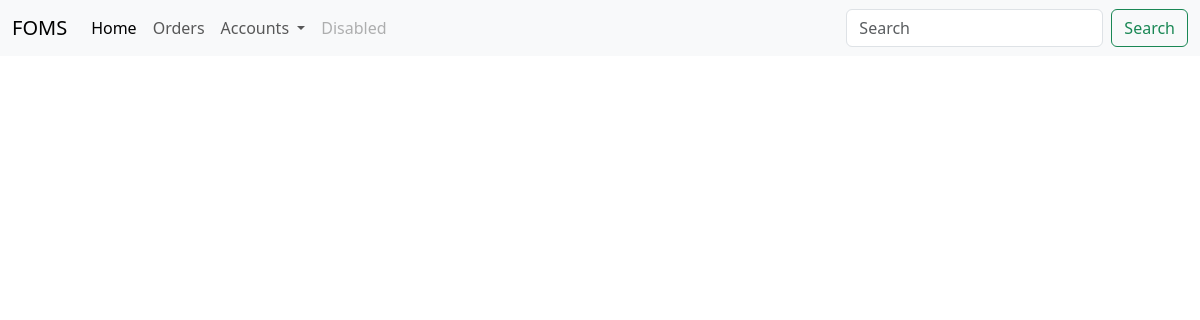
The app's page /Sajith, older data.
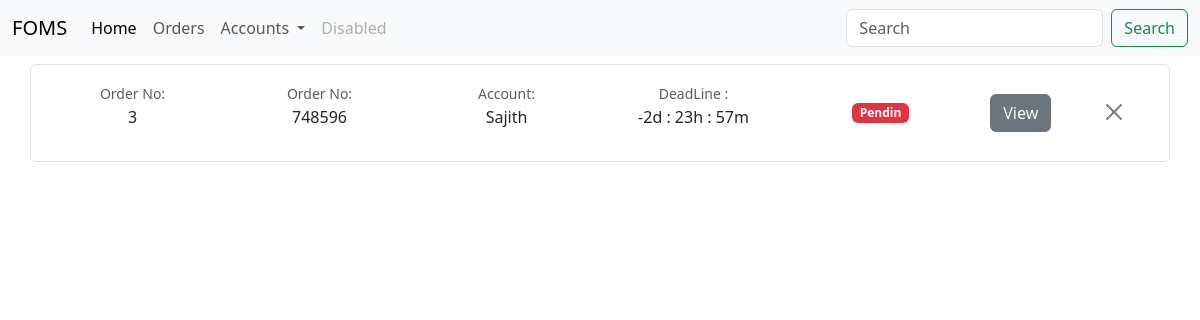
The same page, newer data.
### website/models.py (models this page shows)
class FiverrOrder(db.Model):
    foid = db.Column(db.Integer, primary_key=True)
    fono = db.Column(db.String, nullable=False)
    account_name = db.Column(db.String, nullable=False)
    date = db.Column(db.DateTime, nullable=False)
    soundcloud_tracks = db.relationship(
        'SoundcloudTrack', backref='fiverr_order', lazy='dynamic')

### website/views.py (the view)
@views.route('/Sajith')
def sajith_order_load():
    account_name = 'Sajith'  # Replace with the account_name you want to query
    orders = FiverrOrder.query.filter_by(
        account_name=account_name).order_by(desc(FiverrOrder.foid)).all()
    time = calculate(orders)
    return render_template("Sajith.html", orders=orders, time=time)

### website/Timecal.py (called while the page is built)
def calculate(orders):
    asia_colombo_tz = pytz.timezone('Asia/Colombo')
    time = {}
    for order in orders:
        current_time = datetime.now()
        End_date = order.date
        remain_time = End_date - current_time
        hours, remainder = divmod(remain_time.seconds, 3600)
        minutes, seconds = divmod(remainder, 60)
        time[order.foid] = {
            'date': remain_time.days,
            'hours': hours,
            'minutes': minutes,
        }
    return time

### website/templates/Sajith.html (shortened to what this page needs)
{% extends "base.html"%}{%block title%}Orders{%endblock%} {% block content%}
{%for order in orders %}
<div class="container">
  <div class="row my-2 border rounded p-2">
    <div
      class="col-md-2 d-flex align-items-center justify-content-center custom-column"
    >
      <p class="text-center">
        <small class="text-body-secondary">Order No:</small
        ><br />{{order['foid']}}
      </p>
    </div>
    <div
      class="col-md-2 d-flex align-items-center justify-content-center custom-column"
    >
      <p class="text-center">
        <small class="text-body-secondary">Order No:</small
        ><br />{{order['fono']}}
      </p>
    </div>
    <div
      class="col-md-2 d-flex align-items-center justify-content-center custom-column"
    >
      <p class="text-center">
        <small class="text-body-secondary">Account:</small
        ><br />{{order['account_name']}}
      </p>
    </div>
    <div
      class="col-md-2 d-flex align-items-center justify-content-center custom-column"
    >
      <p class="text-center">
        <small class="text-body-secondary">DeadLine :</small
        ><br />{{time[order['foid']]['date']}}d :
        {{time[order['foid']]['hours']}}h :
        {{time[order['foid']]['minutes']}}m<br />
      </p>
    </div>
    <div
      class="col-md-2 d-flex align-items-center justify-content-center custom-column"
    >
      <span class="badge text-bg-danger">Pendin</span>
    </div>
    <div
      class="col-md-1 d-flex align-items-center justify-content-center custom-column"
    >
      <a href="/tracks?foid={{order['foid']}}" class="btn btn-secondary"
        >View</a
      >
    </div>
    <div
      class="col-md-1 d-flex align-items-center justify-content-center custom-column"
    >
      <form action="delete" method="post">
        <button
          type="submit"
          class="btn-close"
          id="submitBtn"
          value="submit"
          aria-label="Close"
        ></button>
      </form>
    </div>
  </div>
</div>
{% endfor %} {%endblock%}

Row changes from the older to the newer data that the page shows:
added FiverrOrder: foid "3", fono "748596", account_name "Sajith", foid "-2", foid "23", foid "57"
